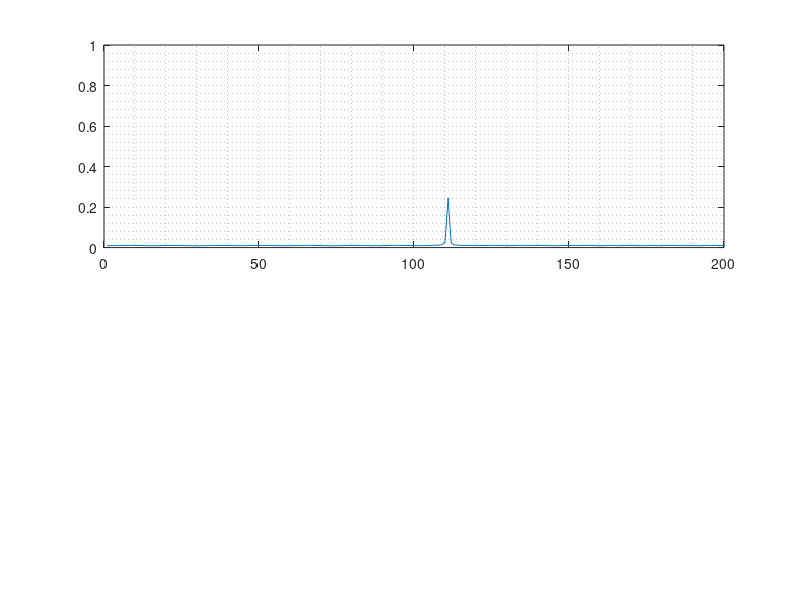
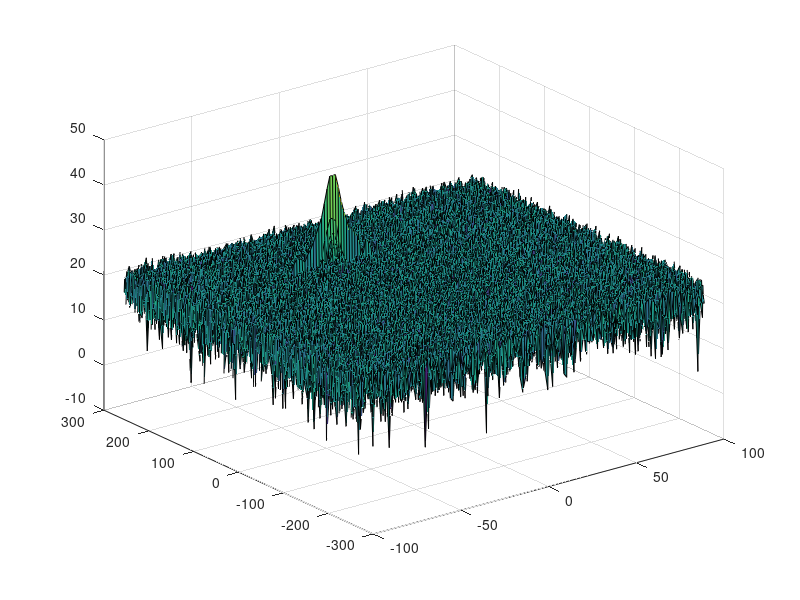
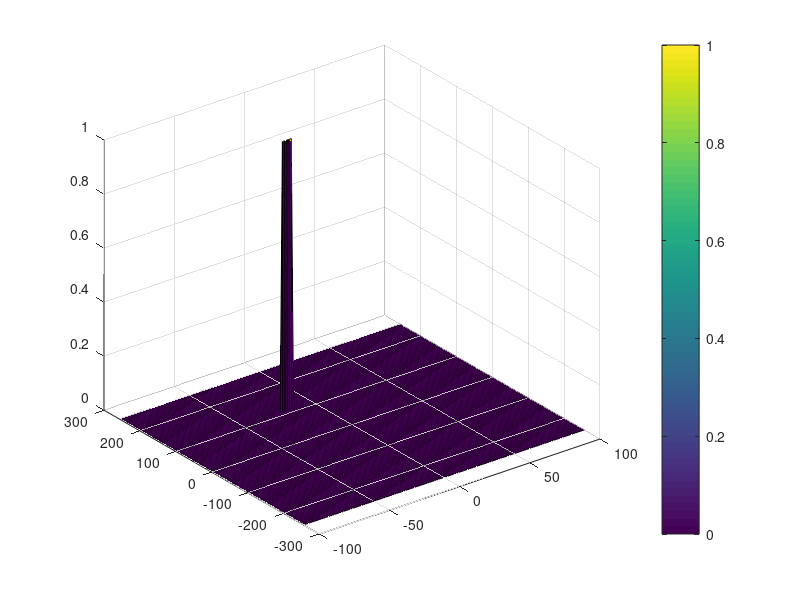

Recreate these plots in MATLAB, in order.
clear all
clc;

%% Radar Specifications 
%%%%%%%%%%%%%%%%%%%%%%%%%%%
% Frequency of operation = 77GHz
% Max Range = 200m
% Range Resolution = 1 m
% Max Velocity = 100 m/s
%%%%%%%%%%%%%%%%%%%%%%%%%%%

%speed of light = 3e8
%% User Defined Range and Velocity of target
% *%TODO* :
% define the target's initial position and velocity. Note : Velocity
% remains contant
target_position = 110;
target_velocity = -20;
 


%% FMCW Waveform Generation

% *%TODO* :
%Design the FMCW waveform by giving the specs of each of its parameters.
% Calculate the Bandwidth (B), Chirp Time (Tchirp) and Slope (slope) of the FMCW
% chirp using the requirements above.
delta_r = 1; %range resolution
range_max = 200; %max range
c = 3 * 10 ^ 8;  % speed fo light in meter/sec
B =  c / (2 * delta_r); %Bandwidth
Tchirp = 5.5 * (range_max * 2 /c); %chirp time
slope = B/Tchirp; %slope of the chirp



%Operating carrier frequency of Radar 
fc= 77e9;             %carrier freq

                                                          
%The number of chirps in one sequence. Its ideal to have 2^ value for the ease of running the FFT
%for Doppler Estimation. 
Nd=128;                   % #of doppler cells OR #of sent periods % number of chirps

%The number of samples on each chirp. 
Nr=1024;                  %for length of time OR # of range cells

% Timestamp for running the displacement scenario for every sample on each
% chirp

t=linspace(0,Nd*Tchirp,Nr*Nd); %total time for samples


%Creating the vectors for Tx, Rx and Mix based on the total samples input.
Tx=zeros(1,length(t)); %transmitted signal
Rx=zeros(1,length(t)); %received signal
Mix = zeros(1,length(t)); %beat signal

%Similar vectors for range_covered and time delay.
r_t=zeros(1,length(t));
td=zeros(1,length(t));


%% Signal generation and Moving Target simulation
% Running the radar scenario over the time. 

for i=1:length(t)         
    
    
    % *%TODO* :
    %For each time stamp update the Range of the Target for constant velocity. 
    tc = t(i);
    r_t(i) = target_position + tc * target_velocity;
    td(i) = r_t(i) * 2/c; 
    
    
    
    % *%TODO* :
    %For each time sample we need update the transmitted and
    %received signal. 
    
    Tx(i) = cos(2 * pi * (fc * tc + slope *tc ^ 2 /2));
    delay = td(i);
    Rx(i) =  cos(2 * pi * (fc * (tc-delay) + slope * (tc-delay) ^ 2 /2)); 
    
    % *%TODO* :
    %Now by mixing the Transmit and Receive generate the beat signal
    %This is done by element wise matrix multiplication of Transmit and
    %Receiver Signal
    Mix(i) = Tx(i) .* Rx(i);
    
end

%% RANGE MEASUREMENT


 % *%TODO* :
%reshape the vector into Nr*Nd array. Nr and Nd here would also define the size of
%Range and Doppler FFT respectively.

signal = reshape(Mix, [Nr, Nd]);

 % *%TODO* :
%run the FFT on the beat signal along the range bins dimension (Nr) and
%normalize.
signal_fft = fft(signal)/Nr;

 % *%TODO* :
% Take the absolute value of FFT output
signal_fft = abs(signal_fft);
signal_fft = mean(signal_fft, 2);

 % *%TODO* :
% Output of FFT is double sided signal, but we are interested in only one side of the spectrum.
% Hence we throw out half of the samples.
P1  = signal_fft(1:Nr/2+1);

%plotting the range
figure ('Name','Range from First FFT')
subplot(2,1,1)

 % *%TODO* :
 % plot FFT output 
plot(P1); grid minor
 
axis ([0 200 0 1]);



%% RANGE DOPPLER RESPONSE
% The 2D FFT implementation is already provided here. This will run a 2DFFT
% on the mixed signal (beat signal) output and generate a range doppler
% map.You will implement CFAR on the generated RDM


% Range Doppler Map Generation.

% The output of the 2D FFT is an image that has reponse in the range and
% doppler FFT bins. So, it is important to convert the axis from bin sizes
% to range and doppler based on their Max values.

Mix=reshape(Mix,[Nr,Nd]);

% 2D FFT using the FFT size for both dimensions.
sig_fft2 = fft2(Mix,Nr,Nd);

% Taking just one side of signal from Range dimension.
sig_fft2 = sig_fft2(1:Nr/2,1:Nd);
sig_fft2 = fftshift (sig_fft2);
RDM = abs(sig_fft2);
RDM = 10*log10(RDM) ;

%use the surf function to plot the output of 2DFFT and to show axis in both
%dimensions
doppler_axis = linspace(-100,100,Nd);
range_axis = linspace(-200,200,Nr/2)*((Nr/2)/400);
figure,surf(doppler_axis,range_axis,RDM);

%% CFAR implementation

%Slide Window through the complete Range Doppler Map

% *%TODO* :
%Select the number of Training Cells in both the dimensions.
times = 2;
Tr = 8*times;
Td = 4*times;
% *%TODO* :
%Select the number of Guard Cells in both dimensions around the Cell under 
%test (CUT) for accurate estimation
Gr = 4*times;
Gd = 2*times;
% *%TODO* :
% offset the threshold by SNR value in dB
offset = 15;

% *%TODO* :
%Create a vector to store noise_level for each iteration on training cells
[num_rows,num_cols]= size(RDM);
noise_level = zeros(num_rows-2*(Tr+Gr),num_cols-2*(Td+Gd));
sliding_window_size = (2*Tr+2*Gr+1)*(2*Td+2*Gd+1);
training_cells_num = sliding_window_size-(2*Gr+1)*(2*Gd+1);


% *%TODO* :
%design a loop such that it slides the CUT across range doppler map by
%giving margins at the edges for Training and Guard Cells.
%For every iteration sum the signal level within all the training
%cells. To sum convert the value from logarithmic to linear using db2pow
%function. Average the summed values for all of the training
%cells used. After averaging convert it back to logarithimic using pow2db.
%Further add the offset to it to determine the threshold. Next, compare the
%signal under CUT with this threshold. If the CUT level > threshold assign
%it a value of 1, else equate it to 0.


   % Use RDM[x,y] as the matrix from the output of 2D FFT for implementing
   % CFAR
CFAR_sig = zeros(size(RDM));
for i= 1:num_rows- 2*(Tr + Gr)
    for j=1:num_cols-2*(Td+Gd)
    
        %first extract the whole sliding windows
        training_cells = db2pow(RDM(i:i+2*(Tr+Gr),j:j+2*(Td+Gd)));
        %set the test and guard cell to zero
        training_cells(Tr+1:end-Tr,Td+1:end-Td) = 0;
        
        noise_level(i,j) = pow2db(sum(sum(training_cells))/training_cells_num);
        sigThresh = noise_level(i,j) + offset;
        if RDM(i+(Tr+Gr),j+(Td+Gd))>sigThresh
            CFAR_sig(i+(Tr+Gr),j+(Td+Gd)) = 1;
        else
            CFAR_sig(i+(Tr+Gr),j+(Td+Gd)) = 0;
        end
           
    end
end





% *%TODO* :
% The process above will generate a thresholded block, which is smaller 
%than the Range Doppler Map as the CUT cannot be located at the edges of
%matrix. Hence,few cells will not be thresholded. To keep the map size same
% set those values to 0. 
 
%privious `CFAR_sig = zeros(size(RDM));` already set those cells as 0, no
%need to do anythig here







% *%TODO* :
%display the CFAR output using the Surf function like we did for Range
%Doppler Response output.
figure,surf(doppler_axis,range_axis,CFAR_sig);
colorbar;